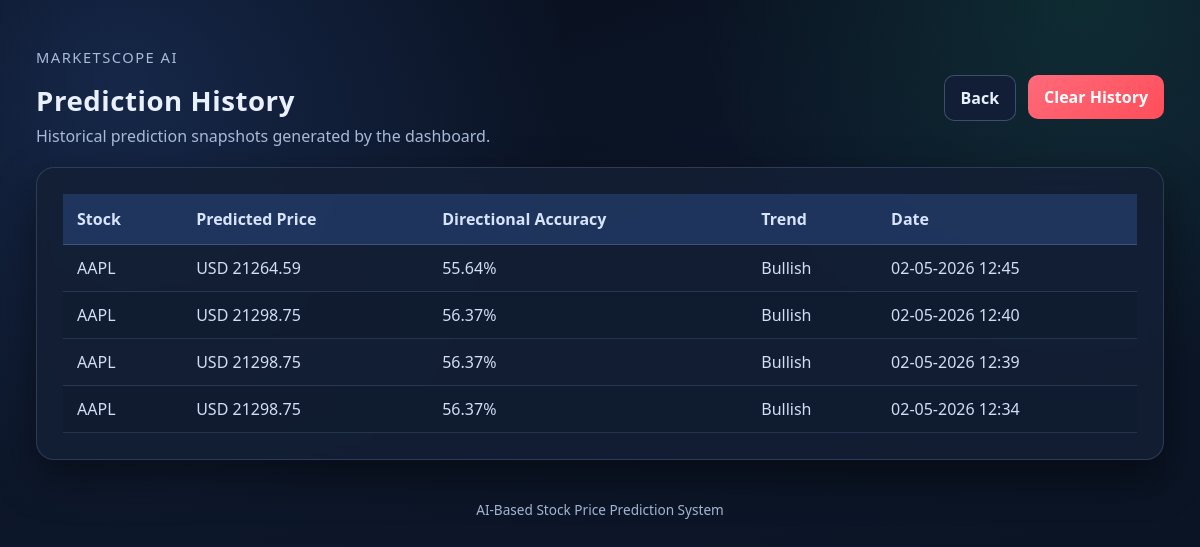
Before: /history with the older database file.
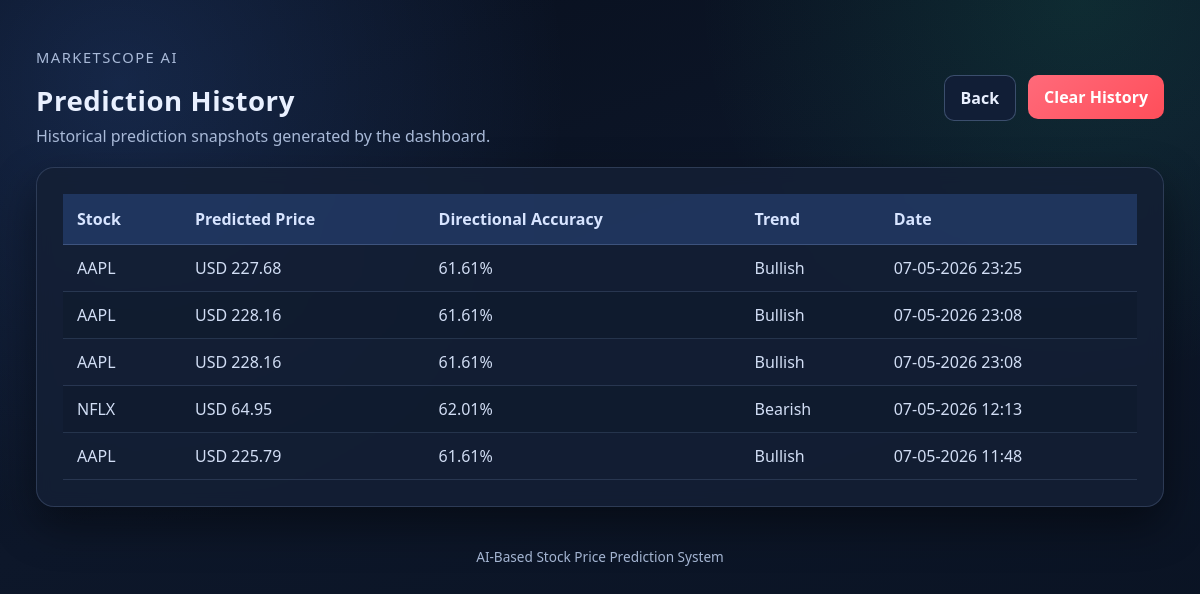
After: the same page with the newer database file.
### tables this page shows
CREATE TABLE predictions(
        id INTEGER PRIMARY KEY AUTOINCREMENT,
        stock TEXT,
        price TEXT,
        accuracy TEXT,
        trend TEXT,
        date TEXT
    );

### app.py (the view)
    @app.route("/history")
    def history():
        conn = sqlite3.connect("history.db")
        c = conn.cursor()
        c.execute("SELECT * FROM predictions ORDER BY id DESC")
        data = c.fetchall()
        conn.close()
        return render_template("history.html", data=data, csrf_token=_ensure_csrf_token())

### app.py (called while the page is built)
def _ensure_csrf_token():
    token = session.get("csrf_token")
    if not token:
        token = secrets.token_hex(16)
        session["csrf_token"] = token
    return token

### templates/history.html (shortened to what this page needs)
<!DOCTYPE html>
<html>
<head>
    <link rel="stylesheet" href="/static/style.css">
</head>
<body>
    <div class="page-shell">
        <div class="top-bar">
            <div>
                <p class="brand">MarketScope AI</p>
                <h1 class="page-title" style="margin-top: 6px;">Prediction History</h1>
                <p class="page-subtitle">Historical prediction snapshots generated by the dashboard.</p>
            </div>
            <div class="action-row">
                <a href="/" class="btn btn-secondary">Back</a>
                <form action="/clear_history" method="POST">
                    <button type="submit" class="btn btn-danger">Clear History</button>
                </form>
            </div>
        </div>
        <section class="panel panel-padding">
            {% if data %}
            <div class="table-wrap">
                <table>
                    <thead>
                        <tr>
                            <th>Stock</th>
                            <th>Predicted Price</th>
                            <th>Directional Accuracy</th>
                            <th>Trend</th>
                            <th>Date</th>
                        </tr>
                    </thead>
                    <tbody>
                        {% for row in data %}
                        <tr>
                            <td>{{ row[1] }}</td>
                            <td>USD {{ row[2] }}</td>
                            <td>{{ row[3] }}%</td>
                            <td>{{ row[4] }}</td>
                            <td>{{ row[5] }}</td>
                        </tr>
                        {% endfor %}
                    </tbody>
                </table>
            </div>
            {% else %}
            <div class="empty-state">
                <h3 style="margin-top: 0;">No history available</h3>
                <p>Run at least one prediction from the home dashboard to populate this table.</p>
            </div>
            {% endif %}
        </section>
    </div>
    <footer>
        <p>AI-Based Stock Price Prediction System</p>
    </footer>
</body>
</html>

### static/style.css (style rules this page uses)
:root { --bg: #0b1220; --bg-elevated: #111b2e; --panel: rgba(20, 31, 53, 0.88); --panel-border: rgba(140, 165, 210, 0.22); --text-primary: #e9f0ff; --text-secondary: #a9bad8; --accent: #4f8cff; --accent-hover: #3f78df; --danger: #ff5f6d; --success: #24d088; --warning: #f8b84e; --shadow: 0 18px 44px rgba(0, 0, 0, 0.45); }
* { box-sizing: border-box; }
body { margin: 0; font-family: "Segoe UI", Inter, system-ui, -apple-system, sans-serif; background: radial-gradient(circle at 10% 10%, rgba(79, 140, 255, 0.18), transparent 34%), radial-gradient(circle at 90% 0%, rgba(36, 208, 136, 0.12), transparent 28%), linear-gradient(160deg, #080f1d 0%, #0d172a 44%, #091221 100%); color: var(--text-primary); min-height: 100vh; }
.page-shell { width: min(1180px, 94vw); margin: 32px auto 40px; }
.top-bar { display: flex; justify-content: space-between; align-items: center; margin-bottom: 20px; }
.brand { font-size: 0.92rem; letter-spacing: 0.1em; text-transform: uppercase; color: var(--text-secondary); }
.page-title { font-size: clamp(1.4rem, 2.3vw, 2.2rem); margin: 0 0 6px; letter-spacing: 0.02em; }
.page-subtitle { color: var(--text-secondary); margin: 0; }
.panel { background: var(--panel); border: 1px solid var(--panel-border); border-radius: 18px; box-shadow: var(--shadow); backdrop-filter: blur(8px); }
.panel-padding { padding: 26px; }
select, button, .btn { font: inherit; }
button, .btn { display: inline-flex; align-items: center; justify-content: center; gap: 8px; padding: 11px 16px; border-radius: 10px; border: 0; cursor: pointer; text-decoration: none; font-weight: 600; }
.btn-secondary { color: var(--text-primary); border: 1px solid rgba(140, 165, 210, 0.35); background: rgba(18, 31, 56, 0.9); }
.btn-danger { color: #fff; background: linear-gradient(140deg, #ff6a7a, #ff4e5a); }
.action-row { display: flex; gap: 12px; flex-wrap: wrap; margin-top: 16px; }
.table-wrap { overflow-x: auto; }
table { width: 100%; border-collapse: collapse; min-width: 620px; }
thead th { background: rgba(79, 140, 255, 0.2); color: #d7e4ff; text-align: left; padding: 14px; border-bottom: 1px solid rgba(140, 165, 210, 0.28); }
tbody td { padding: 12px 14px; border-bottom: 1px solid rgba(140, 165, 210, 0.18); color: #d2def5; }
tbody tr:nth-child(even) { background: rgba(15, 25, 44, 0.45); }
a { color: #9fc1ff; }
footer { margin-top: 26px; text-align: center; color: var(--text-secondary); font-size: 0.85rem; }

Changed rows visible on the page:
removed predictions: stock "AAPL", price "21264.59", accuracy "55.64", trend "Bullish", date "02-05-2026 12:45"
removed predictions: stock "AAPL", price "21298.75", accuracy "56.37", trend "Bullish", date "02-05-2026 12:40"
removed predictions: stock "AAPL", price "21298.75", accuracy "56.37", trend "Bullish", date "02-05-2026 12:39"
removed predictions: stock "AAPL", price "21298.75", accuracy "56.37", trend "Bullish", date "02-05-2026 12:34"
added predictions: stock "AAPL", price "227.68", accuracy "61.61", trend "Bullish", date "07-05-2026 23:25"
added predictions: stock "AAPL", price "228.16", accuracy "61.61", trend "Bullish", date "07-05-2026 23:08"
added predictions: stock "AAPL", price "228.16", accuracy "61.61", trend "Bullish", date "07-05-2026 23:08"
added predictions: stock "NFLX", price "64.95", accuracy "62.01", trend "Bearish", date "07-05-2026 12:13"
added predictions: stock "AAPL", price "225.79", accuracy "61.61", trend "Bullish", date "07-05-2026 11:48"
